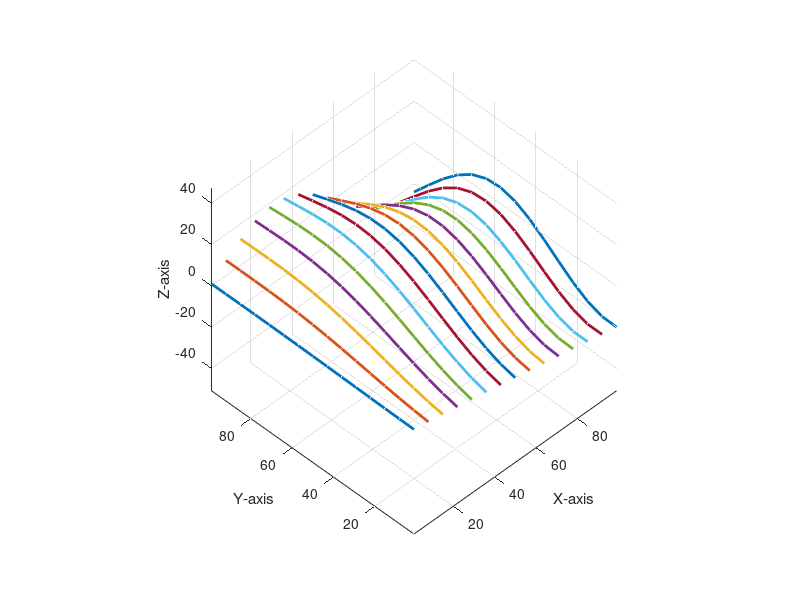

The MATLAB script that drew this image:
close all;
clear;clc

%% 示例数据（自由曲线坐标）
% x = [1, 2, 3, 4, 5, 6, 7 ,8 ,9 ,10];
% y = [1, 1, 1, 1, 1, 80, 3, 0, -5, -2];

%% Surface生成了曲面网格，再处理。导入数据，逐行的计算
% load("wpts_X.mat");
% load("wpts_Y.mat");
% load("wpts_Z.mat");

[X,Y] = meshgrid(1:7:99);
Z =0.2*Y.*sin(X/20) -0.2* X.*cos(Y/20);

P = [X(:), Y(:), Z(:)];
size = length(X);
% 绘制三维曲线
figure;
for i=1:size
    s = (i-1)*size+1;
    e = i*size;
    plot3(P(s:e,1), P(s:e,2), P(s:e,3), 'LineWidth', 2);
    hold on;
end
grid on;
view(-45, 45);
axis equal; % 设置坐标轴比例一致
% 添加标签和标题
xlabel('X-axis');
ylabel('Y-axis');
zlabel('Z-axis');
% title('三维线');